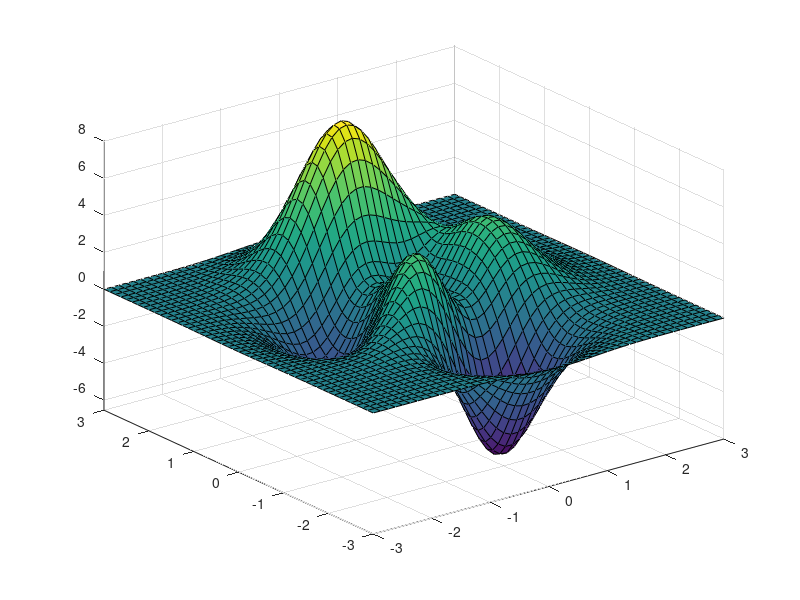

Source code (MATLAB): (Note: this script raises an error after producing the figure.)
%% 12. Chebfun2: Getting Started
% Alex Townsend, March 2013, latest revision July 2019

%% 12.1  What is a chebfun2?
% Chebfun2 is the part of Chebfun that deals with functions of
% two variables defined on a rectangle $[a,b]\times[c,d]$.
% Just like Chebfun in 1D, it is an extremely convenient tool
% for all kinds of computations including algebraic 
% manipulation, optimization, integration, and rootfinding.
% It also extends to vector-valued functions of two variables, so
% that one can perform vector calculus. 

%%
% For example, here is a test function that has been part of
% MATLAB for many years.  MATLAB represents the "peaks" function
% by a $49\times 49$ matrix:
peaks

%%
% The same function is available as a chebfun2 in the
% Chebfun2 gallery:
f = cheb.gallery2('peaks');
plot(f), axis tight, title('Chebfun2 Peaks')

%%
% In Chebfun we can do all sorts of things with
% functions to a high accuracy, such as evaluate them
f(0.5,0.5)

%%
% or compute their maxima,
max2(f)

%%
% A chebfun2, with a lower-case "c", is a MATLAB object, the
% 2D analogue of a chebfun.
% The syntax for chebfun2 objects is similar to the syntax 
% for matrices in MATLAB, and Chebfun2 objects have many MATLAB commands
% overloaded. For instance, |trace(A)| returns the sum of the diagonal entries
% of a matrix $A$ and |trace(f)| returns the integral of
% $f(x,x)$ when $f$ is a chebfun2. 

%%
% Chebfun2 builds on Chebfun's univariate representations and
% algorithms.  Algorithmic details
% are given in [Townsend & Trefethen 2013b] and mathematical
% underpinnings in [Townsend & Trefethen 2014].
% For more information, see Section 12.8.

%% 12.2 What is a chebfun2v?
% Chebfun2 can represent scalar-valued functions, such as $\exp(x+y)$, and
% vector-valued functions, such as $[\exp(x+y);\cos(x-y)]$. 
% A vector-valued function is called a chebfun2v, and chebfun2v objects
% are useful for
% computations of vector calculus. For information about
% chebfun2v objects and vector calculus, see Chapters 15 and 16 of this
% guide.

%% 12.3 Constructing chebfun2 objects
% A chebfun2 can be constructed by supplying the Chebfun2 constructor with a
% bivariate function handle or string. The default rectangular domain is 
% $[-1,1]\times [-1,1]$. (An example showing how to specify a different domain is 
% given in section 6.) For example, here we construct and
% plot a chebfun2 representing $\cos(2\pi xy)$ on $[-1,1]\times[-1,1]$.
f = chebfun2(@(x,y) cos(2*pi*x.*y)); 

%%
% We could equally well have constructed chebfun2 objects for
% the variables $x$ and $y$ first and then computed $f$ from these:
x = chebfun2(@(x,y) x); 
y = chebfun2(@(x,y) y); 
f = cos(2*pi*x.*y); 

%%
% There's also a shortcut |cheb.xy| to constructing these objects |x| and |y|,
% so we could also have executed
cheb.xy
f = cos(2*pi*x.*y); 

%%
% Here is a plot of $f$:
plot(f), zlim([-2 2])

%% 
% Along with |plot|, there are also commands
% |contour| and |surf| for displaying a chebfun2.
% Here is a contour plot of $f$:
contour(f), axis square

%%
% One way to find the rank of the approximant used to represent $f$, 
% discussed in Section 8.8, is like this:
length(f)

%%
% Alternatively, more information can be given by displaying the chebfun2
% object: 
f

%%
% The corner values are the values of the chebfun2 at 
% $(-1,-1)$, $(-1,1)$, $(1,-1)$, and $(1,1)$, in that order. The vertical scale is
% used by operations to aim for close to machine precision relative 
% to that number. 

%% 12.4 Basic operations
% Once we have a chebfun2, we can compute
% quantities such as its definite double integral:
sum2(f)

%%
% This matches well the exact answer obtained by calculus,
% which is $(2/\pi)\hbox{Si}(2\pi)$:
exact = 0.9028233335802806267957003779

%%
% We can also evaluate a chebfun2 at a point $(x,y)$, or along a line.
% When evaluating along a line a chebfun is returned because the answer is
% a function of one variable.

%%
% Evaluation at a point:
x = 2*rand - 1; y = 2*rand - 1; 
f(x,y) 

%% 
% Evaluation along the line $y = \pi/6$:
f(:,pi/6)

%% 
% There are plenty of other questions that may be of interest.  For
% instance, what are the zero contours of $f(x,y) - .95$? 
r = roots(f-.95);
plot(r), axis([-1 1 -1 1])
axis square, title('Zero contours of f-.95')


%%
% What is the partial derivative $\partial f/\partial y$? 
fy = diff(f,1,1);
plot(fy)

%%
% The syntax for the |diff| command can cause confusion because we are
% following the matrix syntax in MATLAB. Chebfun2 also
% offers the more easily remembered |diffx(f,k)| and 
% |diffy(f,k)|, which differentiate $f(x,y)$ $k$ times with respect
% to the first and second variable, respectively.

%%
% What is the mean value of $f$ on $[-1,1]\times[-1,1]$? 
mean2(f) 

%% 12.5 Chebfun2 methods
% There are over 100 methods that can be applied to chebfun2 objects. For a
% complete list type:
methods chebfun2

%% 
% Most of these commands have been overloaded from MATLAB. 
% More information about a Chebfun2 command can be found with |help|:
help chebfun2/max2

%% 12.6 Composition of chebfun2 objects
% New chebfun2 objects can be constructed from existing ones by 
% composing them with operations such as 
% |+|, |-|, |.*|, and |.^|. For example,
x = chebfun2(@(x,y) x, [-4 4 -2 2]); 
y = chebfun2(@(x,y) y, [-4 4 -2 2]);   
f = 1./( 2 + cos(.25 + x.^2.*y + y.^2) );
contour(f), axis equal

%% 12.7 Analytic functions
% An analytic function $f(z)$ can be thought of as a complex-valued 
% function of two real variables, $f(x,y) = f(x+iy)$. If the Chebfun2 
% constructor is given an anonymous function with one argument, 
% it assumes that argument is a complex variable. For instance, 
f = chebfun2(@(z) sin(z));   
f(1+1i), sin(1+1i)           

%% 
% These functions can be visualised by using a technique known as phase
% portrait plots. Given a complex number $z = re^{i\theta}$, the
% phase $e^{i\theta}$ can be represented by a colour. We follow Wegert's colour 
% recommendations [Wegert 2012], using red for a phase $i$, then yellow, 
% green, blue, and violet as the phase moves clockwise around the unit 
% circle. For example, 
f = chebfun2(@(z) sin(z)-sinh(z),2*pi*[-1 1 -1 1]);
plot(f)

%% 
% Many properties of analytic functions can be visualised by these types
% of plots, such as the location of zeros and their multiplicities.
% Can you work out the multiplicity of the root at $z=0$ from this plot?
% For another example, try `cheb.gallery2('airycomplex')`.

%%
% Since Chebfun2 only represents smooth functions, a trick is
% required to draw pictures like these for
% functions with poles [Trefethen 2013].  
% For functions with branch points or essential singularities, it is currently
% not possible in Chebfun2 to draw phase plots.

%% 12.8 Chebfun2 low rank approximations
% Chebfun2 exploits the observation that many
% functions of two variables can be well approximated by low rank approximants.
% A rank $1$ function, also known as _separable_,
% is of the form $u(y)v(x)$, and a rank $k$ function is one that can be
% written as the sum of $k$ rank $1$ functions. Smooth functions tend to be 
% well approximated by functions of low rank.  
% Chebfun2 determines low rank function approximations automatically
% by means of an algorithm that 
% can be viewed as an iterative application of Gaussian elimination with 
% complete pivoting [Townsend & Trefethen 2013]. 
% The underlying function representations are related to work by Carvajal, 
% Chapman and Geddes [Carvajal, Chapman, & Geddes 2008] and others including
% Bebendorf [Bebendorf 2008], Hackbusch, Khoromskij, Oseledets, and Tyrtyshnikov.
% For further aspects of low-rank representations see
% [Trefethen 2017] and [Beckermann and Townsend 2019].

%%
% Here is an example adapted from
% [Townsend & Trefethen 2013] and `cheb.gallery2('smokering')`.
% The function 
% $$ f(x,y) = \exp( -40(x^2-xy+2y^2 - 1/2)^2) $$
% has the shape of an elliptical ring in the unit square, 
% and Chebfun2 represents it by an approximation of reasonably
% high rank:
ff = @(x,y) exp(-40*(x.^2 - x.*y + 2*y.^2 - 1/2).^2);
f = chebfun2(ff);
levels = 0.1:0.1:0.9;
contour(f,levels), axis([-1 1 -1 1]), axis square
title(['rank ' int2str(length(f))],'fontsize',12)

%%
% To illustrate the nature of low-rank approximations, rather
% than letting Chebfun2 determine the rank adaptively, we
% can force it to take ranks $1,2,\dots ,9$.  Here are the results,
% plotted with black level curves at heights $0.2,0.4,0.6,0.8$:
levels = 0.2:0.2:0.8;
clf
for k = 1:9
    axes('position',[.03+.33*mod(k-1,3) .67-.3*floor((k-1)/3) .28 .28])
    contour(chebfun2(ff,k),levels,'k')
    xlim([-1 1]), axis equal, axis off
end

%%
% For this function, "plotting accuracy" is achieved approximately
% at rank 16; the remaining terms are then required to get from
% 2-3 digits to 15.

%% 12.9 References 
% 
% [Bebendorf 2008] M. Bebendorf, _Hierarchical Matrices: A Means to 
% Efficiently Solve Elliptic Boundary Value Problems_, Springer, 2008.
%
% [Beckermann & Townsend 2019] "Bounds on the singular values of matrices 
% with displacement structure",
% _SIAM Rev._ 61 (2019), 319--344.
%
% [Carvajal, Chapman, & Geddes 2008] O. A. Carvajal, F. W. Chapman and 
% K. O. Geddes, "Hybrid symbolic-numeric integration in multiple dimensions 
% via tensor-product series", _Proceedings of ISSAC'05_, M. Kauers, ed., 
% ACM Press, 2005, 84-91.
% 
% [Townsend & Trefethen 2013] A. Townsend and L. N. Trefethen, "Gaussian
% elimination as an iterative algorithm", _SIAM News_, March 2013.
%
% [Townsend & Trefethen 2013b] A. Townsend and L. N. Trefethen, "An extension
% of Chebfun to two dimensions", _SIAM Journal on Scientific Computing_, 35
% (2013), C495-C518.
%
% [Townsend & Trefethen 2014] A. Townsend and L. N. Trefethen, "Continuous
% analogues of matrix factorizations",
% _Proceedings of the Royal Society A_ 471 (2014) 20140585.
%
% [Trefethen 2013] L. N. Trefethen, "Phase Portraits for functions with poles", 
% http://www.chebfun.org/examples/complex/PortraitsWithPoles.html.
%
% [Trefethen 2017] L. N. Trefethen, "Cubature, approximation, and isotropy
% in the hypercube", _SIAM Rev._ 59 (2017), 469--491.
%
% [Wegert 2012] E. Wegert, _Visual Complex Functions: An Introduction with
% Phase Portraits_, Birkhauser/Springer, 2012.
